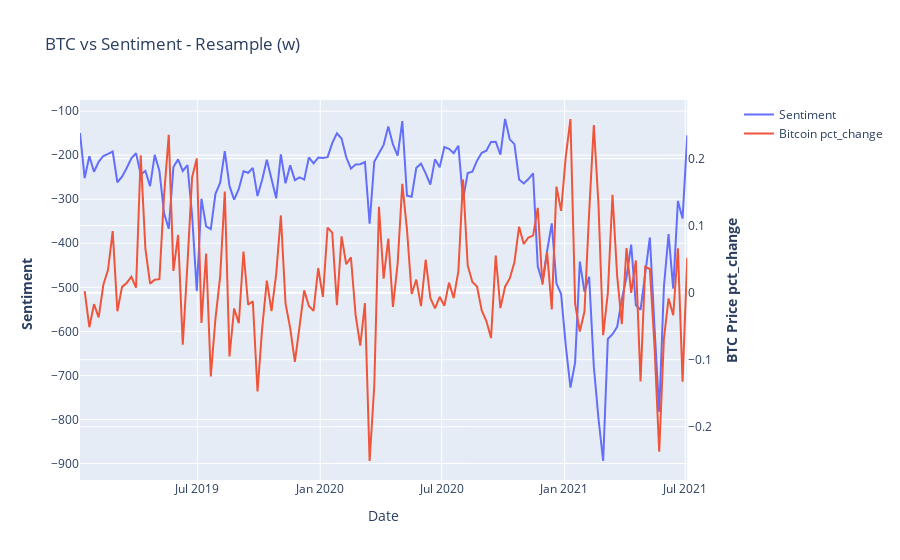

Source (notebook cell):
### Code cell
eval.get_ts_2axis(top.sent_db,btc.avg_hl,resample_period='w',btc_transformation='pct_change')

### Figure 1 — Plotly figure (JSON) as saved in the notebook; plotly's stock layout.template omitted (floating-point values rounded to 4 significant figures; data arrays with more than 128 entries replaced by an {"elided": "..."} marker saying what was removed)
{"data": [{"name": "Sentiment", "type": "scatter", "x": {"elided": "131 str values"}, "xaxis": "x", "y": {"elided": "131 float values"}, "yaxis": "y"}, {"name": "Bitcoin pct_change", "type": "scatter", "x": {"elided": "131 str values"}, "xaxis": "x", "y": {"elided": "131 float values"}, "yaxis": "y2"}], "layout": {"title": {"text": "BTC vs Sentiment - Resample (w)"}, "xaxis": {"anchor": "y", "domain": [0, 0.94], "title": {"text": "Date"}}, "yaxis": {"anchor": "x", "domain": [0, 1], "title": {"text": "<b>Sentiment  </b>"}}, "yaxis2": {"anchor": "x", "overlaying": "y", "side": "right", "title": {"text": "<b>BTC Price pct_change</b>"}}}}
